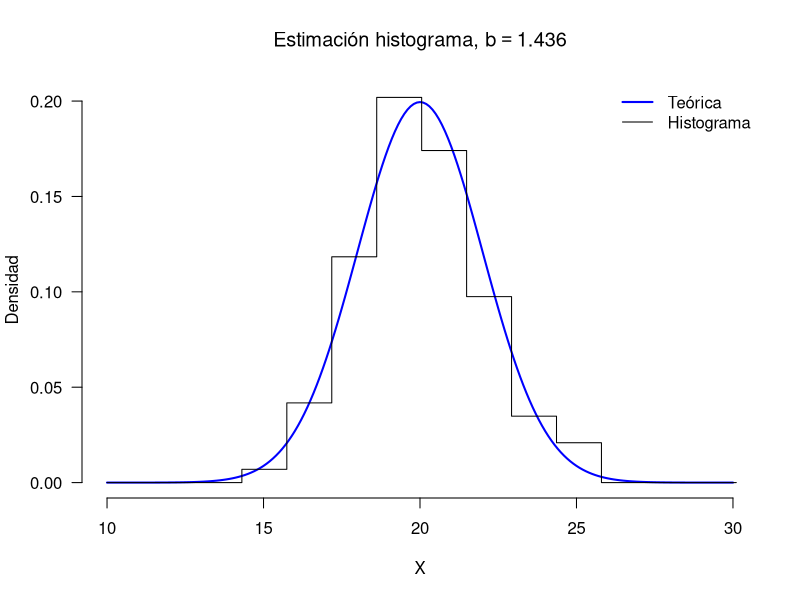
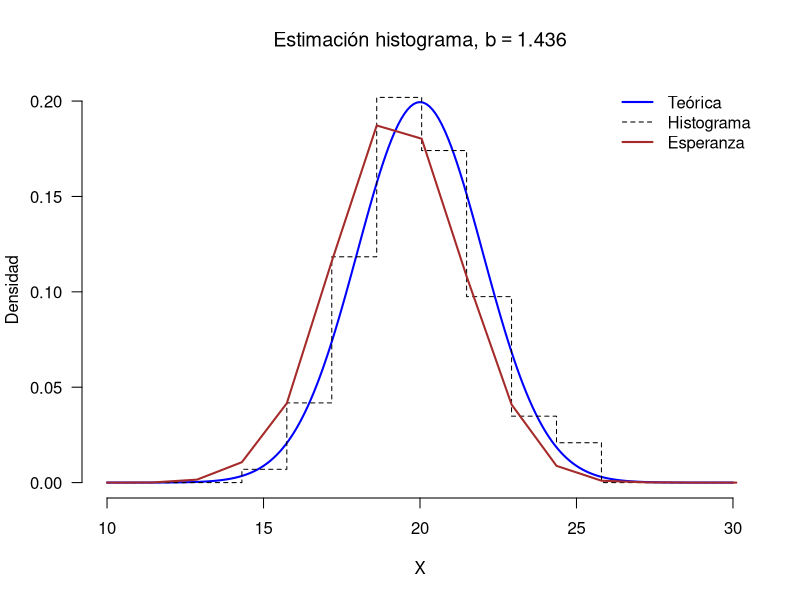
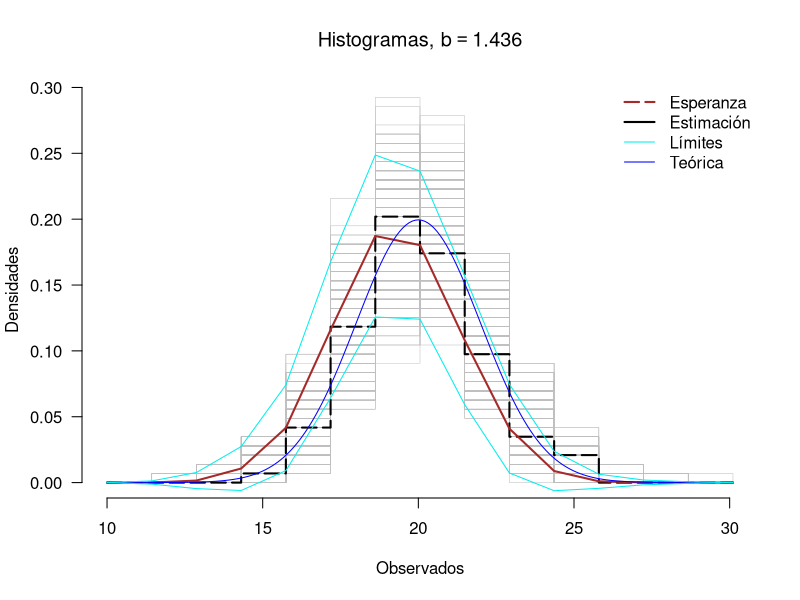
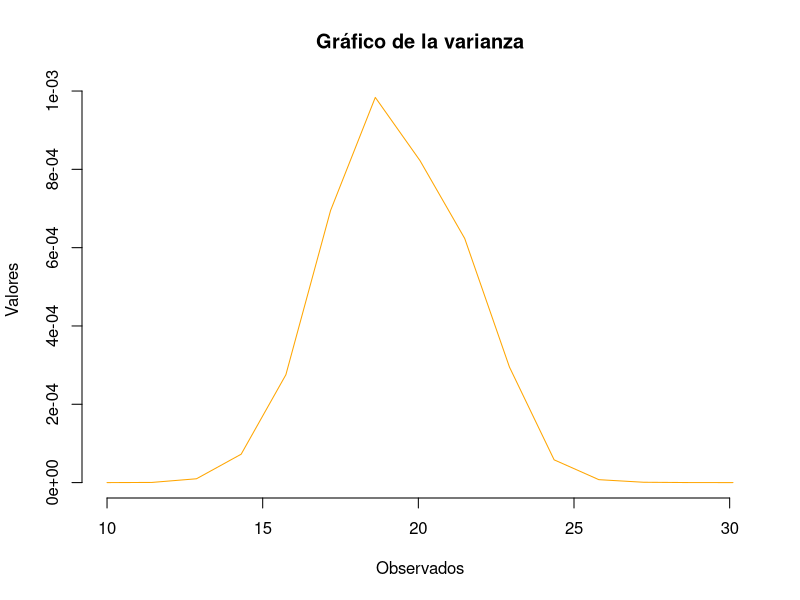

R code for these plots, in order:
## ---- chunk 1
## Ajustamos los parámetros iniciales
n <- 100                                        # Tamaño de la muestra
mu <- 20                                        # Media teórica              
sigma <- 2                                      # Desv. estándar teórica
set.seed(n)                                     # Fijamos la semilla

# Tomamos la muestra
datos <- rnorm(n = n, mean = mu, sd = sigma)    # X ~ N(20, 4)

## Estimación histograma
histograma <- hist(datos, plot = FALSE)
## ---- chunk 2
# Extraemos la estimación histograma de la densidad
densidad1 <- histograma$density

# Extraemos los conteos y los extremos de un intervalo
ni <- histograma$counts                         # Conteos en cada intervalo
cortes <- histograma$breaks[1:2]                # Los dos primeros puntos
b <- diff(cortes)/2                             # Distancia sobre 2
densidad2 <- ni / (2*n*b)                       # Calculamos la densidad
                                                
# Comparamos los vectores
all.equal(densidad1, densidad2)                 # Hacemos la comparación
## ---- chunk 3
# Inicio de las simulaciones
N <- 500                                        # Cantidad de simulaciones
muestras <- matrix(0, nrow = n, ncol = N)       # Guardamos 500 muestras de tamaño 100
b0s <- NULL                                     # Almacenamos los b's 
                                                
for(i in 1:N)
{
    muestras[, i] <- rnorm(n, mean = mu, sd = sigma)    # Toma de la muestra
    cuartiles <- quantile(muestras[, i],                # Primer y tercer cuartil
                          probs = c(1, 3)/4, names = FALSE)
    RICs <- diff(cuartiles)                             # Rango intercuartílico
    sigmas_hat <- min(RICs / 1.35, sd(muestras[, i]))   
    b0s[i] <- 3.491 * sigmas_hat * n^(-1/3)             # b'óptimo de cada muestra
}

# Cálculo del b óptimo como promedio de todos los b's
( b_Optimo <- mean(b0s) )

# b óptimo obtenido de la muestra
RIC_datos <- diff(quantile(datos, probs = c(1, 3)/4, names = FALSE))
sigma_hat <- min(RIC_datos / 1.35, sd(datos))
3.491 * sigma_hat * n^(-1/3)
## ---- chunk 4
# A 4 desviaciones estándar (de la media), en una normal, estará el 99%
lImites <- mu + c(-1, 1) * 5 * sigma

# Extremos de los intervalos
puntos <- seq(from = lImites[1], to = lImites[2] + 1, by = b_Optimo)

# Histograma con el ancho de banda óptimo
Hist <- hist(datos, breaks = puntos, plot = FALSE)

# Curva teórica
rango <- seq(from = lImites[1], to = lImites[2], by = 0.1)
plot(x = rango, y = dnorm(rango, mu, sigma), frame = FALSE, 
     xlab = "X", ylab = "Densidad", type = "l", las = 1, 
     lwd = 2, ylim = c(0, max(Hist$density)), col = "blue", 
     main = bquote("Estimación histograma, b" == .(round(b_Optimo, 3))))

# Gráfico del histograma
lines(x = puntos, y = c(Hist$density, 0), type = "s")

# Leyenda
legend(x = "topright", lwd = 2:1, col = c("blue", "black"), 
       legend = c("Teórica", "Histograma"), bty = "n")
## ---- chunk 5
# Obtenemos los histogramas de cada muestra
histogramas <- apply(muestras, 2, function(k){
                         c(hist(k, breaks = puntos, plot = FALSE)$density, 0)
                     })
E_fh <- apply(histogramas, 1, mean)             # Valor esperado
Sd_fh <- apply(histogramas, 1, sd)              # Desviación estándar

plot(x = rango, y = dnorm(rango, mu, sigma), frame = FALSE, 
     xlab = "X", ylab = "Densidad", type = "l", las = 1, 
     lwd = 2, ylim = c(0, max(Hist$density)), col = "blue", 
     main = bquote("Estimación histograma, b" == .(round(b_Optimo, 3))))

# Gráfico del histograma
lines(x = puntos, y = c(Hist$density, 0), type = "s", lty = 2)

# Esperanza
lines(x = puntos, y = E_fh, col = "brown", lwd = 2, type = "l")

# Leyenda
legend(x = "topright", lwd = c(2, 1, 2), col = c("blue", "black", "brown"), 
       legend = c("Teórica", "Histograma", "Esperanza"), bty = "n",
       lty = c(1, 2, 1))
## ---- chunk 6
# Todos los histogramas obtenidos
matplot(x = puntos, y = histogramas, type = "s", las = 1,
        col = "gray", lty = 1, frame = FALSE, lwd = 0.5, 
        xlab = "Observados", ylab = "Densidades",
        main = bquote("Histogramas, b" == .(round(b_Optimo, 3))))

# El histograma de la muestra inicial
lines(x = puntos, y = c(Hist$density, 0), col = "black", 
      lwd = 2, type = "s", lty = 5)

# Valor esperado
lines(x = puntos, y = E_fh, col = "brown", lwd = 2, type = "l")

# Estimación teórica
lines(rango, dnorm(rango, mean = mu, sd = sigma), col = "blue")

# "Bandas de confianza"
matlines(x = puntos, y = cbind(E_fh - 1.96 * Sd_fh, 
                               E_fh + 1.96 * Sd_fh), 
         type = "l", col = "cyan2", lty = 1, lwd = 1)

# Leyenda
legend(x = "topright", bty = "n", col = c("brown", "black", "cyan2", "blue"),
       lwd = rep(2:1, each = 2), lty = c(5, 1, 1, 1),
       legend = c("Esperanza", "Estimación", "Límites", "Teórica"))
## ---- chunk 7
# Gráfico de la varianza
plot(x = puntos, y = Sd_fh^2, main = "Gráfico de la varianza", frame = FALSE, 
     xlab = "Observados", ylab = "Valores", type = "l", col = "orange")
## ---- chunk 8
h_Silverman <- 0.9 * sigma_hat * n^(-1/5) 
## ---- chunk 9
# Estimamos la densidad de los datos originales
densidad_k <- density(datos, bw = h_Silverman, kernel = "gaussian",
                      n = 512, from = min(datos), to = max(datos))

f_x1 <- densidad_k$y[1]
## ---- chunk 10
# Construimos el intervalo con alpha = 0.05
alpha <- 0.05                   # Nivel de significancia
z_c <- qnorm(1 - alpha/2)       # Cuantil de la normal

R_k <- (2*sqrt(pi))^(-1)

(sqrt(f_x1) + c(-1, 1) * z_c * sqrt(R_k/(4*n*h_Silverman)))^2
## ---- chunk 11
# La desviación estándar ya la habíamos calculado con anterioridad
mu_est <- mean(datos)                       # Media estimada
h_normal <- 1.059 * sigma_hat * n^(-1/5)    # h estimado
